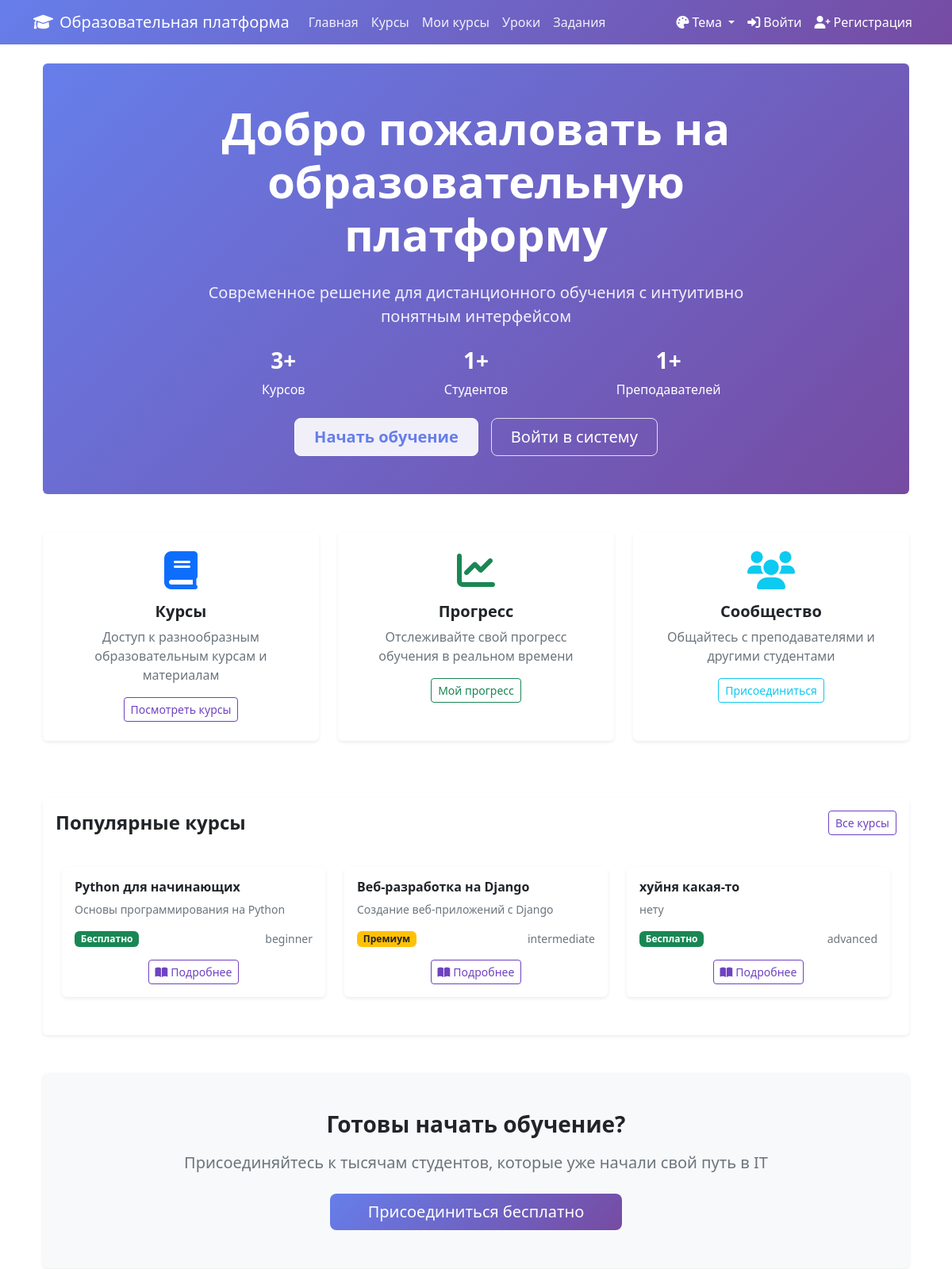
Before: / (upper part) with the older database file.
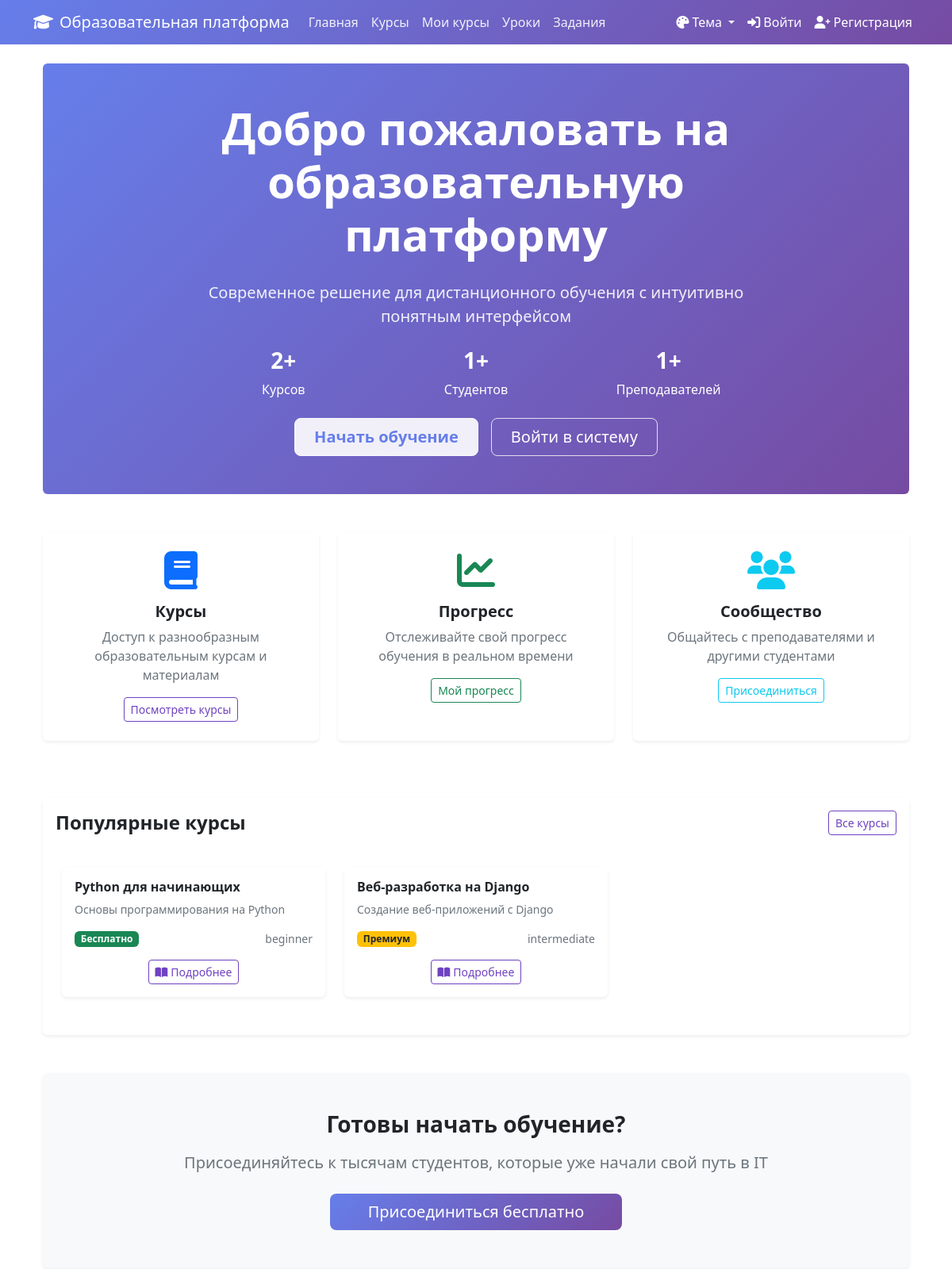
After: the same page with the newer database file.
### core/models.py (models this page shows, shortened)
class Course(models.Model):
    LEVEL_CHOICES = [
        ('beginner', 'Начальный'),
        ('intermediate', 'Средний'),
        ('advanced', 'Продвинутый'),
    ]
    title = models.CharField(max_length=200, verbose_name='Название')
    description = models.TextField(verbose_name='Описание')
    short_description = models.CharField(max_length=300, verbose_name='Краткое описание')
    image = models.ImageField(upload_to='courses/', null=True, blank=True, verbose_name='Изображение')
    duration = models.CharField(max_length=50, verbose_name='Продолжительность')
    level = models.CharField(max_length=20, choices=LEVEL_CHOICES, default='beginner', verbose_name='Уровень')
    price = models.DecimalField(max_digits=10, decimal_places=2, default=0, verbose_name='Цена')
    is_free = models.BooleanField(default=True, verbose_name='Бесплатный')
    created_at = models.DateTimeField(auto_now_add=True, verbose_name='Дата создания')
    updated_at = models.DateTimeField(auto_now=True, verbose_name='Дата обновления')
    class Meta:
        verbose_name = 'Курс'
        verbose_name_plural = 'Курсы'

### core/views.py (the view)
# urls.py: path('', views.home, name='home'),
def home(request):
    courses = Course.objects.all()[:6]
    total_courses = Course.objects.count()
    total_students = User.objects.filter(groups__name='Students').count()
    total_teachers = User.objects.filter(groups__name='Teachers').count()
    context = {
        'courses': courses,
        'total_courses': total_courses,
        'total_students': total_students,
        'total_teachers': total_teachers,
    }
    return render(request, 'index.html', context)

### templates/index.html (shortened to what this page needs)
{% extends 'base.html' %}
{% block content %}
<div class="container">
    <div class="hero-section text-white py-5 mb-5 rounded">
        <div class="container">
            <div class="row justify-content-center text-center">
                <div class="col-lg-8">
                    <h1 class="display-4 fw-bold mb-4">Добро пожаловать на образовательную платформу</h1>
                    <p class="lead mb-4">Современное решение для дистанционного обучения с интуитивно понятным интерфейсом</p>
                    <div class="row mb-4">
                        <div class="col-md-4">
                            <h3 class="fw-bold">{{ total_courses }}+</h3>
                            <p class="mb-0">Курсов</p>
                        </div>
                        <div class="col-md-4">
                            <h3 class="fw-bold">{{ total_students }}+</h3>
                            <p class="mb-0">Студентов</p>
                        </div>
                        <div class="col-md-4">
                            <h3 class="fw-bold">{{ total_teachers }}+</h3>
                            <p class="mb-0">Преподавателей</p>
                        </div>
                    </div>
                    {% if not user.is_authenticated %}
                    <div class="d-flex gap-3 justify-content-center flex-wrap">
                        <a href="/accounts/register/" class="btn btn-light btn-lg px-4">Начать обучение</a>
                        <a href="/accounts/login/" class="btn btn-outline-light btn-lg px-4">Войти в систему</a>
                    </div>
                    {% else %}
                    <div class="d-flex gap-3 justify-content-center flex-wrap">
                        <a href="/accounts/profile/" class="btn btn-light btn-lg px-4">Личный кабинет</a>
                        <a href="/courses/" class="btn btn-outline-light btn-lg px-4">Мои курсы</a>
                    </div>
                    {% endif %}
                </div>
            </div>
        </div>
    </div>
    <div class="row mb-5">
        <div class="col-md-4 mb-4">
            <a href="{% url 'courses_list' %}" class="card h-100 text-center border-0 shadow-sm text-decoration-none hover-card">
                <div class="card-body p-4">
                    <div class="text-primary mb-3">
                        <i class="fas fa-book fa-3x"></i>
                    </div>
                    <h5 class="card-title fw-bold">Курсы</h5>
                    <p class="card-text text-muted">Доступ к разнообразным образовательным курсам и материалам</p>
                    <div class="mt-3">
                        <span class="btn btn-outline-primary btn-sm">Посмотреть курсы</span>
                    </div>
                </div>
            </a>
        </div>
        <div class="col-md-4 mb-4">
            <a href="{% url 'my_courses' %}" class="card h-100 text-center border-0 shadow-sm text-decoration-none hover-card">
                <div class="card-body p-4">
                    <div class="text-success mb-3">
                        <i class="fas fa-chart-line fa-3x"></i>
                    </div>
                    <h5 class="card-title fw-bold">Прогресс</h5>
                    <p class="card-text text-muted">Отслеживайте свой прогресс обучения в реальном времени</p>
                    <div class="mt-3">
                        <span class="btn btn-outline-success btn-sm">Мой прогресс</span>
                    </div>
                </div>
            </a>
        </div>
        <div class="col-md-4 mb-4">
            <a href="#" class="card h-100 text-center border-0 shadow-sm text-decoration-none hover-card" onclick="showCommunityMessage()">
                <div class="card-body p-4">
                    <div class="text-info mb-3">
                        <i class="fas fa-users fa-3x"></i>
                    </div>
                    <h5 class="card-title fw-bold">Сообщество</h5>
                    <p class="card-text text-muted">Общайтесь с преподавателями и другими студентами</p>
                    <div class="mt-3">
                        <span class="btn btn-outline-info btn-sm">Присоединиться</span>
                    </div>
                </div>
            </a>
        </div>
    </div>
    <div class="row mb-5">
        <div class="col-12">
            <div class="card border-0 shadow-sm">
                <div class="card-header bg-white border-0 py-3">
                    <div class="d-flex justify-content-between align-items-center">
                        <h4 class="mb-0 fw-bold">Популярные курсы</h4>
                        <a href="/courses/" class="btn btn-outline-primary btn-sm">Все курсы</a>
                    </div>
                </div>
                <div class="card-body p-4">
                    {% if courses %}
                    <div class="row">
                        {% for course in courses %}
                        <div class="col-lg-4 col-md-6 mb-4">
                            <a href="{% url 'course_detail' course.id %}" class="card h-100 course-card border-0 shadow-sm text-decoration-none hover-card">
                                <div class="card-body">
                                    <h6 class="card-title fw-bold">{{ course.title }}</h6>
                                    <p class="card-text text-muted small">{{ course.short_description|default:course.description|truncatewords:15 }}</p>
                                    <div class="d-flex justify-content-between align-items-center mb-3">
                                        <span class="badge {% if course.is_free %}bg-success{% else %}bg-warning text-dark{% endif %}">
                                            {% if course.is_free %}Бесплатно{% else %}Премиум{% endif %}
                                        </span>
                                        <small class="text-muted">{{ course.level }}</small>
                                    </div>
                                    <div class="text-center">
                                        <span class="btn btn-outline-primary btn-sm">
                                            <i class="fas fa-book-open me-1"></i>Подробнее
                                        </span>
                                    </div>
                                </div>
                            </a>
                        </div>
                        {% endfor %}
                    </div>
                    {% else %}
                    <div class="text-center py-4">
                        <i class="fas fa-book fa-3x text-muted mb-3"></i>
                        <p class="text-muted">Курсы скоро будут добавлены</p>
                    </div>
                    {% endif %}
                </div>
            </div>
        </div>
    </div>
    <div class="row">
        <div class="col-12">
            <div class="card bg-light border-0">
                <div class="card-body text-center py-5">
                    <h3 class="fw-bold mb-3">Готовы начать обучение?</h3>
                    <p class="lead text-muted mb-4">Присоединяйтесь к тысячам студентов, которые уже начали свой путь в IT</p>
                    {% if not user.is_authenticated %}
                    <a href="/accounts/register/" class="btn btn-primary btn-lg px-5">Присоединиться бесплатно</a>
                    {% else %}
                    <a href="/courses/" class="btn btn-primary btn-lg px-5">Продолжить обучение</a>
                    {% endif %}
                </div>
            </div>
        </div>
    </div>
</div>
{% endblock %}

### templates/base.html (shortened to what this page needs)
<!DOCTYPE html>
<html lang="ru">
<head>
    <link href="https://cdn.jsdelivr.net/npm/bootstrap@5.3.0/dist/css/bootstrap.min.css" rel="stylesheet">
    <link href="https://cdnjs.cloudflare.com/ajax/libs/font-awesome/6.0.0/css/all.min.css" rel="stylesheet">
    <link href="/static/css/base.css" rel="stylesheet">
</head>
<body>
<nav class="navbar navbar-expand-lg navbar-dark bg-primary">
    <div class="container">
        <a class="navbar-brand" href="/">
            <i class="fas fa-graduation-cap me-2"></i>Образовательная платформа
        </a>
        <div class="collapse navbar-collapse" id="navbarNav">
            <ul class="navbar-nav me-auto">
                <li class="nav-item">
                    <a class="nav-link" href="/">Главная</a>
                </li>
                <li class="nav-item">
                    <a class="nav-link" href="/courses/">Курсы</a>
                </li>
                <li class="nav-item">
                    <a class="nav-link" href="/my-courses/">Мои курсы</a>
                </li>
                <li class="nav-item">
                    <a class="nav-link" href="/lessons/">Уроки</a>
                </li>
                <li class="nav-item">
                    <a class="nav-link" href="/assignments/">Задания</a>
                </li>
            </ul>
            <ul class="navbar-nav">
                <li class="nav-item dropdown">
                    <a class="nav-link dropdown-toggle" href="#" role="button" data-bs-toggle="dropdown" style="color: white !important;">
                        <i class="fas fa-palette me-1"></i>Тема
                    </a>
                </li>
                {% if user.is_authenticated %}
                    <li class="nav-item">
                        <a class="nav-link" href="/accounts/profile/" style="color: white !important;">
                            <i class="fas fa-user me-1"></i>Личный кабинет
                        </a>
                    </li>
                    <li class="nav-item">
                        <a class="nav-link" href="/accounts/logout/" style="color: white !important;">
                            <i class="fas fa-sign-out-alt me-1"></i>Выйти
                        </a>
                    </li>
                {% else %}
                    <li class="nav-item">
                        <a class="nav-link" href="/accounts/login/" style="color: white !important;">
                            <i class="fas fa-sign-in-alt me-1"></i>Войти
                        </a>
                    </li>
                    <li class="nav-item">
                        <a class="nav-link" href="/accounts/register/" style="color: white !important;">
                            <i class="fas fa-user-plus me-1"></i>Регистрация
                        </a>
                    </li>
                {% endif %}
            </ul>
        </div>
    </div>
</nav>
    <div class="container mt-4">
        {% block content %}{% endblock %}
    </div>
</body>
</html>

### static/css/base.css (style rules this page uses)
[data-theme="light"] { --bg-primary: #ffffff; --bg-secondary: #f8f9fa; --bg-card: #ffffff; --text-primary: #212529; --text-secondary: #6c757d; --border-color: #dee2e6; --accent-color: #6f42c1; --success-color: #28a745; --warning-color: #ffc107; --danger-color: #dc3545; }
* { transition: background-color 0.5s ease, color 0.5s ease, border-color 0.5s ease, box-shadow 0.5s ease; }
[data-theme="light"] body { background-color: var(--bg-primary); color: var(--text-primary); }
[data-theme="light"] .navbar { background: linear-gradient(135deg, #667eea 0%, #764ba2 100%) !important; }
[data-theme="light"] .navbar .nav-link { color: rgba(255, 255, 255, 0.9) !important; }
[data-theme="light"] .btn-primary { background: linear-gradient(135deg, #667eea 0%, #764ba2 100%); border: none; color: white; }
[data-theme="light"] .card { border: none; box-shadow: 0 0.125rem 0.25rem rgba(0, 0, 0, 0.075); transition: box-shadow 0.15s ease-in-out; }
[data-theme="light"] .course-card { border-left: 4px solid var(--accent-color); }
[data-theme="light"] .hero-section { background: linear-gradient(135deg, #667eea 0%, #764ba2 100%) !important; }
[data-theme="light"] .hero-section h1 { color: white !important; }
[data-theme="light"] .hero-section .lead { color: rgba(255, 255, 255, 0.9) !important; }
[data-theme="light"] .hero-section .btn-light { background: rgba(255, 255, 255, 0.9) !important; color: #667eea !important; font-weight: 600; }
[data-theme="light"] .hero-section .btn-outline-light { border-color: rgba(255, 255, 255, 0.8) !important; color: white !important; }
[data-theme="light"] .bg-light { background-color: var(--bg-secondary) !important; }
[data-theme="light"] .text-muted { color: var(--text-secondary) !important; }
[data-theme="light"] .btn-outline-primary { border-color: var(--accent-color); color: var(--accent-color); }
[data-theme="light"] .card-header { background-color: var(--bg-secondary); border-bottom: 1px solid var(--border-color); }
[data-theme="light"] .bg-primary { background: linear-gradient(135deg, #667eea 0%, #764ba2 100%) !important; }

### templates/index.html (style rules this page uses)
.hover-card { transition: all 0.3s ease; color: inherit; }
.hover-card .card-body { transition: all 0.3s ease; }
.hover-card { border: 2px solid transparent; transition: all 0.3s cubic-bezier(0.4, 0, 0.2, 1); }
.hover-card .btn { transition: all 0.3s ease; }

Changed rows visible on the page:
removed Course: title "хуйня какая-то", short_description "нету", is_free "Бесплатно", level "advanced"
Other visible differences:
{{ total_courses }}: "3" → "2"
